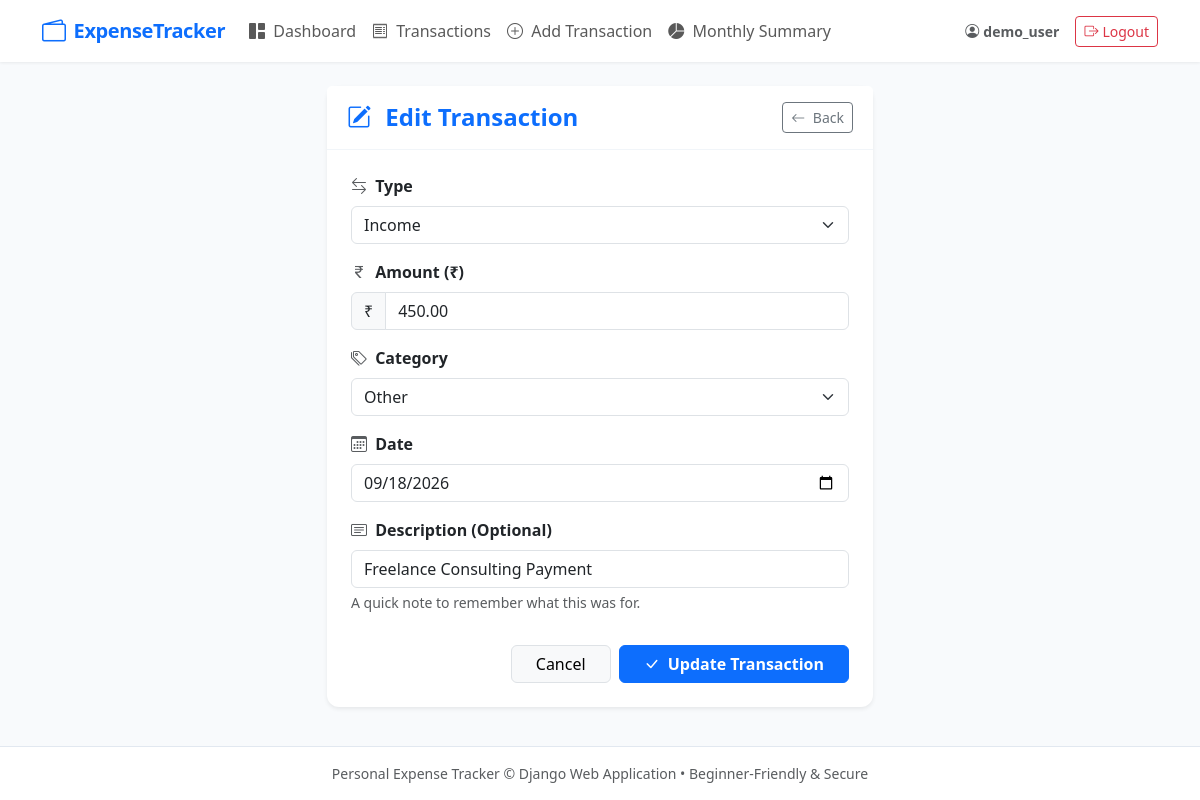
Page /transactions/2/edit/ (signed in) on the committed database.
### expenses/models.py (models this page shows, shortened)
class Transaction(models.Model):
    TRANSACTION_TYPE_CHOICES = [
        ('income', 'Income'),
        ('expense', 'Expense'),
    ]
    CATEGORY_CHOICES = [
        ('Salary', 'Salary'),
        ('Food', 'Food'),
        ('Travel', 'Travel'),
        ('Shopping', 'Shopping'),
        ('Bills', 'Bills'),
        ('Education', 'Education'),
        ('Health', 'Health'),
        ('Entertainment', 'Entertainment'),
        ('Other', 'Other'),
    ]
    user = models.ForeignKey(
        User,
        on_delete=models.CASCADE,
        related_name='transactions',
        help_text='The user who owns this transaction'
    )
    transaction_type = models.CharField(
        max_length=7,
        choices=TRANSACTION_TYPE_CHOICES,
        default='expense',
        help_text='Whether this is an income or expense'
    )
    amount = models.DecimalField(
        max_digits=10,
        decimal_places=2,
        validators=[MinValueValidator(Decimal('0.01'), message='Amount must be greater than zero.')],
        help_text='Positive numeric amount (e.g. 25.50)'
    )
    category = models.CharField(
        max_length=30,
        choices=CATEGORY_CHOICES,
        default='Other',
        help_text='Transaction category'
    )
    date = models.DateField(
        default=timezone.now,
        help_text='Date when the transaction occurred'
    )
    description = models.CharField(
        max_length=255,
        blank=True,
        help_text='Optional brief description or note'
    )
    created_at = models.DateTimeField(
        auto_now_add=True,
        help_text='Record creation timestamp'
    )
    class Meta:
        ordering = ['-date', '-created_at']
        verbose_name = 'Transaction'
        verbose_name_plural = 'Transactions'

### expenses/views.py (the view)
# urls.py: path('transactions/<int:pk>/edit/', views.transaction_update_view, name='transaction_edit'),
@login_required
def transaction_update_view(request, pk):
    transaction = get_object_or_404(Transaction, pk=pk, user=request.user)
    if request.method == 'POST':
        form = TransactionForm(request.POST, instance=transaction)
        if form.is_valid():
            form.save()
            messages.success(request, f"Transaction updated successfully.")
            return redirect('transaction_list')
        else:
            messages.error(request, "Failed to update transaction. Please check the errors below.")
    else:
        form = TransactionForm(instance=transaction)
    context = {
        'form': form,
        'transaction': transaction,
        'page_title': 'Edit Transaction',
        'button_text': 'Update Transaction',
    }
    return render(request, 'expenses/transaction_form.html', context)

### templates/expenses/transaction_form.html (shortened to what this page needs)
{% extends 'base.html' %}
{% block content %}
<div class="row justify-content-center">
  <div class="col-12 col-md-8 col-lg-6">
    <div class="card app-card shadow-sm">
      <div class="card-header bg-white py-3">
        <div class="d-flex align-items-center justify-content-between">
          <h4 class="mb-0 fw-bold text-primary">
            {% if 'Edit' in page_title %}
              <i class="bi bi-pencil-square me-2"></i>
            {% else %}
              <i class="bi bi-plus-circle me-2"></i>
            {% endif %}
            {{ page_title }}
          </h4>
          <a href="{% url 'transaction_list' %}" class="btn btn-sm btn-outline-secondary">
            <i class="bi bi-arrow-left me-1"></i> Back
          </a>
        </div>
      </div>
      <div class="card-body p-4">
        <form method="post" novalidate>
          <div class="mb-3">
            <label for="{{ form.transaction_type.id_for_label }}" class="form-label fw-semibold">
              <i class="bi bi-arrow-left-right text-muted me-1"></i> {{ form.transaction_type.label }}
            </label>
            {{ form.transaction_type }}
          </div>
          <div class="mb-3">
            <label for="{{ form.amount.id_for_label }}" class="form-label fw-semibold">
              <i class="bi bi-currency-rupee text-muted me-1"></i> {{ form.amount.label }}
            </label>
            <div class="input-group">
              <span class="input-group-text">₹</span>
              {{ form.amount }}
            </div>
          </div>
          <div class="mb-3">
            <label for="{{ form.category.id_for_label }}" class="form-label fw-semibold">
              <i class="bi bi-tags text-muted me-1"></i> {{ form.category.label }}
            </label>
            {{ form.category }}
          </div>
          <div class="mb-3">
            <label for="{{ form.date.id_for_label }}" class="form-label fw-semibold">
              <i class="bi bi-calendar3 text-muted me-1"></i> {{ form.date.label }}
            </label>
            {{ form.date }}
          </div>
          <div class="mb-4">
            <label for="{{ form.description.id_for_label }}" class="form-label fw-semibold">
              <i class="bi bi-card-text text-muted me-1"></i> {{ form.description.label }}
            </label>
            {{ form.description }}
            <div class="form-text small text-muted">A quick note to remember what this was for.</div>
          </div>
          <div class="d-flex justify-content-end gap-2 pt-2">
            <a href="{% url 'transaction_list' %}" class="btn btn-light border px-4">Cancel</a>
            <button type="submit" class="btn btn-primary px-4 fw-semibold">
              <i class="bi bi-check-lg me-1"></i> {{ button_text }}
            </button>
          </div>
        </form>
      </div>
    </div>
  </div>
</div>
{% endblock %}

### templates/base.html (shortened to what this page needs)
{% load static %}
<!DOCTYPE html>
<html lang="en">
<head>
  <link href="https://cdn.jsdelivr.net/npm/bootstrap@5.3.3/dist/css/bootstrap.min.css" rel="stylesheet">
  <link href="https://cdn.jsdelivr.net/npm/bootstrap-icons@1.11.3/font/bootstrap-icons.min.css" rel="stylesheet">
  <link rel="stylesheet" href="{% static 'css/style.css' %}">
</head>
<body>
  <nav class="navbar navbar-expand-lg navbar-light navbar-custom sticky-top">
    <div class="container">
      <a class="navbar-brand text-primary d-flex align-items-center gap-2" href="{% if user.is_authenticated %}{% url 'dashboard' %}{% else %}{% url 'login' %}{% endif %}">
        <i class="bi bi-wallet2 fs-4 text-primary"></i>
        <span>ExpenseTracker</span>
      </a>
      <div class="collapse navbar-collapse" id="navbarMain">
        {% if user.is_authenticated %}
          <ul class="navbar-nav me-auto mb-2 mb-lg-0">
            <li class="nav-item">
              <a class="nav-link {% if request.resolver_match.url_name == 'dashboard' or request.resolver_match.url_name == 'home' %}active fw-semibold text-primary{% endif %}" href="{% url 'dashboard' %}">
                <i class="bi bi-grid-1x2-fill me-1"></i> Dashboard
              </a>
            </li>
            <li class="nav-item">
              <a class="nav-link {% if request.resolver_match.url_name == 'transaction_list' %}active fw-semibold text-primary{% endif %}" href="{% url 'transaction_list' %}">
                <i class="bi bi-receipt me-1"></i> Transactions
              </a>
            </li>
            <li class="nav-item">
              <a class="nav-link {% if request.resolver_match.url_name == 'transaction_add' %}active fw-semibold text-primary{% endif %}" href="{% url 'transaction_add' %}">
                <i class="bi bi-plus-circle me-1"></i> Add Transaction
              </a>
            </li>
            <li class="nav-item">
              <a class="nav-link {% if request.resolver_match.url_name == 'monthly_summary' %}active fw-semibold text-primary{% endif %}" href="{% url 'monthly_summary' %}">
                <i class="bi bi-pie-chart-fill me-1"></i> Monthly Summary
              </a>
            </li>
          </ul>
          <div class="d-flex align-items-center gap-3">
            <span class="text-muted small">
              <i class="bi bi-person-circle me-1"></i><strong>{{ user.username }}</strong>
            </span>
            <a href="{% url 'logout' %}" class="btn btn-sm btn-outline-danger d-flex align-items-center gap-1">
              <i class="bi bi-box-arrow-right"></i> Logout
            </a>
          </div>
        {% endif %}
      </div>
    </div>
  </nav>
  <main class="py-4">
    <div class="container">
      {% block content %}{% endblock %}
    </div>
  </main>
  <footer class="py-3 text-center text-muted small">
    <div class="container">
      <span>Personal Expense Tracker &copy; Django Web Application &bull; Beginner-Friendly & Secure</span>
    </div>
  </footer>
</body>
</html>

### static/css/style.css (style rules this page uses)
:root { --primary-gradient: linear-gradient(135deg, #4f46e5 0%, #3b82f6 100%); --success-gradient: linear-gradient(135deg, #10b981 0%, #059669 100%); --danger-gradient: linear-gradient(135deg, #ef4444 0%, #dc2626 100%); --warning-gradient: linear-gradient(135deg, #f59e0b 0%, #d97706 100%); --surface-color: #ffffff; --bg-color: #f8fafc; }
body { background-color: var(--bg-color); font-family: system-ui, -apple-system, "Segoe UI", Roboto, Helvetica, Arial, sans-serif; color: #1e293b; min-height: 100vh; display: flex; flex-direction: column; }
main { flex: 1 0 auto; }
.navbar-custom { background: #ffffff; box-shadow: 0 1px 3px 0 rgba(0, 0, 0, 0.07); }
.navbar-brand { font-weight: 700; letter-spacing: -0.02em; }
.app-card { border: none; border-radius: 12px; box-shadow: 0 1px 3px rgba(0,0,0,0.05), 0 1px 2px rgba(0,0,0,0.03); background: #ffffff; }
.app-card .card-header { background-color: transparent; border-bottom: 1px solid #f1f5f9; padding: 1rem 1.25rem; font-weight: 600; }
footer { margin-top: auto; background: #ffffff; border-top: 1px solid #e2e8f0; }

### rows in the picture
Transaction: transaction_type "Income", amount "450.00", category "Other", date "09/18/2026", description "Freelance Consulting Payment"

### other values in the picture
{{ user.username }} "demo_user"
{{ page_title }} "Edit Transaction"
{{ button_text }} "Update Transaction"
